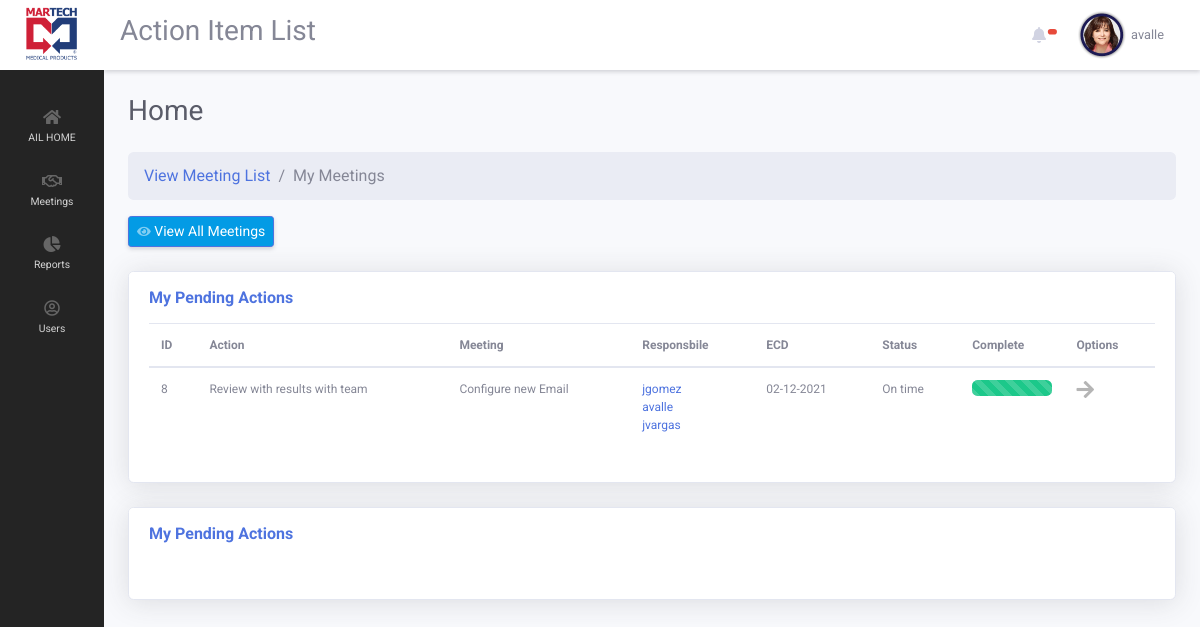
Page /ailApp/index.php?page=project_list (signed in) on the committed database.
### tables this page shows
CREATE TABLE `action_responsible` (
  `a_responsible_id` int(11) NOT NULL,
  `a_action_id` int(11) NOT NULL,
  `a_responsible_user` int(11) NOT NULL,
  `a_responsible_main` int(1) NOT NULL DEFAULT 0,
  `a_responsible_added_by` int(11) NOT NULL,
  `a_responsible_date` date NOT NULL
);

CREATE TABLE `actions` (
  `action_id` int(11) NOT NULL,
  `action_meeting_id` int(11) NOT NULL,
  `action_name` varchar(255) NOT NULL,
  `action_description` text NOT NULL,
  `action_department` int(11) NOT NULL,
  `action_promise_date` date NOT NULL,
  `action_end_date` date NOT NULL,
  `action_status` int(1) NOT NULL,
  `action_complete` int(1) NOT NULL DEFAULT 0
);

CREATE TABLE `meetings` (
  `meeting_id` int(11) NOT NULL,
  `meeting_department_id` int(11) NOT NULL,
  `meeting_name` varchar(255) NOT NULL,
  `meeting_description` text NOT NULL,
  `meeting_date` date NOT NULL,
  `meeting_active` int(1) NOT NULL DEFAULT 1,
  `meeting_complete` int(1) NOT NULL,
  `meeting_user_id` int(11) NOT NULL
);

CREATE TABLE `users` (
  `user_id` int(11) NOT NULL COMMENT 'auto incrementing user_id of each user, unique index',
  `user_name` varchar(64) NOT NULL COMMENT 'user''s name, unique',
  `user_password_hash` varchar(255) NOT NULL COMMENT 'user''s password in salted and hashed format',
  `user_email` varchar(64) NOT NULL COMMENT 'user''s email, unique',
  `user_first_name` varchar(255) DEFAULT NULL,
  `user_last_name` varchar(255) DEFAULT NULL,
  `user_employee_number` varchar(255) DEFAULT NULL,
  `user_department` int(11) NOT NULL,
  `user_date` datetime DEFAULT NULL,
  `user_last_update` timestamp NOT NULL DEFAULT current_timestamp() ON UPDATE current_timestamp(),
  `user_phone` varchar(25) DEFAULT NULL,
  `user_areacode` varchar(5) DEFAULT NULL,
  `user_level` int(1) NOT NULL DEFAULT 0,
  `user_image` varchar(255) NOT NULL DEFAULT 'uploads/user_img/noimage.png',
  `user_locked` int(1) NOT NULL DEFAULT 0,
  `user_suspend` int(1) NOT NULL DEFAULT 0,
  `user_active` int(1) NOT NULL DEFAULT 1
);

### ailApp/views/pages/default.php (the view, shortened to what this page needs)
<div class="d-sm-flex align-items-center justify-content-between mb-4">
  <h1 class="h3 mb-0 text-gray-800">Home</h1>
</div>
<nav aria-label="breadcrumb">
  <ol class="breadcrumb">
    <li class="breadcrumb-item"><a href="#">View Meeting List</a></li>
    <li class="breadcrumb-item active" aria-current="page">My Meetings</li>
  </ol>
</nav>
<div  class="d-sm-flex align-items-center justify-content-between mb-4">
    <a href="index.php?page=meeting_list" class="d-none d-sm-inline-block btn btn-sm btn-primary shadow-sm"><i class="fas fa-eye fa-sm text-white-50"></i> View All Meetings</a>
</div>
<div>
<div class="cokl-lg-12">
<div class="card shadow mb-4">
    <div class="card-header py-3">
        <h6 class="m-0 font-weight-bold text-primary">My Pending Actions</h6>
    </div>
        <div class="card-body">
            <div style="margin-top:-20px;" class="table-responsive">
            <table  style="font-size: 14px; vertical-align:middle; " class="table  order-column " id="dataTable" width="100%" cellspacing="0">
                <thead>
                <tr>
                    <th>ID</th>
                    <th>Action</th>
                    <th>Meeting</th>
                    <th>Responsbile</th>
                    <th>ECD</th>
                    <th>Status</th>
                    <th>Complete</th>
                    <th>Options</th>
                </tr>
                </thead>
                <tbody>
                    <?php
                    $query = "SELECT * FROM action_responsible
                    LEFT JOIN actions ON action_responsible.a_action_id = actions.action_id
                    LEFT JOIN meetings ON actions.action_meeting_id = meetings.meeting_id
                    WHERE a_responsible_user = {$_SESSION['quatroapp_user_id']} AND action_complete = 0";
                    $result = mysqli_query($connection, $query);
                    while($row = mysqli_fetch_array($result)):
                    ?>
                        <tr>
                            <td><?php echo $row['action_id'];  ?></td>
                            <td><?php echo $row['action_name'];  ?></td>
                            <td><?php echo $row['meeting_name'];  ?></td>
                            <td>
                                <?php
                                $query2 = "SELECT * FROM action_responsible
                                LEFT JOIN users ON action_responsible.a_responsible_user = users.user_id
                                WHERE a_action_id = {$row['action_id']}";
                                $result2 = mysqli_query($connection, $query2);
                                while($row2 = mysqli_fetch_array($result2)):
                                if($row2['a_responsible_main'] == 1)
                                {
                                    $icon = "<i class='fas fa-exclamation-circle text-danger'></i>";
                                }
                                else
                                {
                                    $icon = "";
                                }
                                ?>
                                    <a href="index.php?page=user_info&user_id=<?php echo $row2['user_id'] ?>"><?php echo $row2['user_name'] ?>&nbsp;&nbsp;<?php echo $icon ?></a><br>
                                <?php endwhile; ?>
                            </td>
                            <td><?php echo date('m-d-Y', strtotime($row['action_promise_date']));  ?></td>
                            <td>
                                <?php
                                    if($row['action_status'] == 0 && $row['action_promise_date'] <= date("Y-m-d"))
                                    {
                                        echo "Late";
                                    }
                                    elseif($row['action_status'] == 0 && $row['action_promise_date'] > date("Y-m-d"))
                                    {
                                        echo "On time";
                                    }
                                ?>
                            </td>
                            <td>
                            <?php
                            if($row['action_complete'] == 1)
                            {
                                $bg = "bg-primary";
                                $text = "Completed";
                            }
                            elseif($row['action_complete'] == 0 && $row['action_promise_date'] <= date("Y-m-d"))
                            {
                                $bg = "bg-danger";
                                $text = "Late";
                            }
                            elseif($row['action_complete'] == 0 && $row['action_promise_date'] > date("Y-m-d"))
                            {
                                $bg = "bg-success";
                                $text = "On Going";
                            }
                            ?>
                                <div data-toggle='tooltip' data-placement='left' title='<?php echo  $text ?>' class="progress">
                                    <div class="progress-bar progress-bar-striped progress-bar-animated <?php echo $bg; ?>" role="progressbar" aria-valuenow="100" aria-valuemin="0" aria-valuemax="100" style="width: 100%"></div>
                                </div>
                            </td>
                            <td>
                                <a href='index.php?page=view_update&action_id=<?php echo $row['action_id']?>'  class=''  data-cat-name='{$row['user_name']}' data-cat-id='{$row['user_id']}'><i data-toggle='tooltip' data-placement='left' title='Go to Action Details' style='font-size: 20px; color:#b5b5b5' class='fas fa-arrow-right options'></i></a>
                            </td>
                        </tr>
                    <?php endwhile; ?>
                </tbody>
            </table>
        </div>
    </div>
</div>
</div>
<div>
<div class="cokl-lg-12">
<div class="card shadow mb-4">
    <div class="card-header py-3">
        <h6 class="m-0 font-weight-bold text-primary">My Pending Actions</h6>
    </div>
        <div class="card-body">
        </div>
</div>
</div>
</div>

### ailApp/views/includes/header.php (style rules this page uses)
body { font-family: 'Roboto', sans-serif; }
tr { font-size: 12px; }
.btn-primary { background-color: #039be5; }
.table-responsive { width: 100%; }
.card-header { background-color: #fff; border-bottom: #fff; }
td { vertical-align: middle; }

### rows in the picture
action_responsible: actions.action_id "8", actions.action_name "Review with results with team", meetings.meeting_name "Configure new Email", users.user_name "avalle", actions.action_promise_date "02-12-2021"
action_responsible: users.user_name "jgomez"
action_responsible: users.user_name "jvargas"

### other values in the picture
$_SESSION['quatroapp_user_name'] "avalle"
